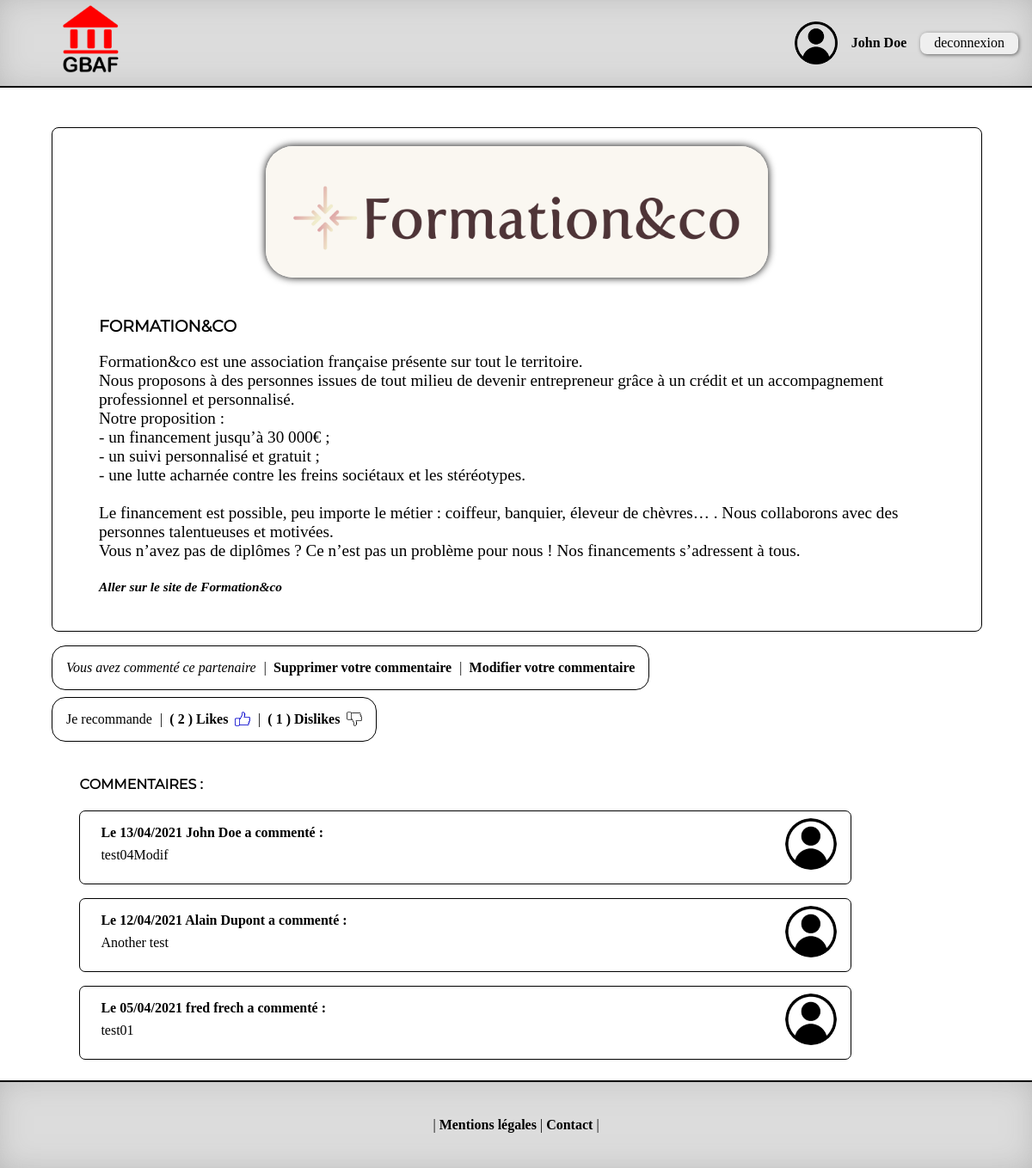
The app's page /public/acteur.php?actorid=1 (signed in) with its own data.
### tables this page shows
CREATE TABLE `actor` (
  `id_actor` int(11) NOT NULL,
  `actor` varchar(127) NOT NULL,
  `description` text NOT NULL,
  `logo` varchar(127) NOT NULL
);

CREATE TABLE `post` (
  `id_post` int(11) NOT NULL,
  `id_user` int(11) NOT NULL,
  `id_actor` int(11) NOT NULL,
  `datepost` datetime NOT NULL DEFAULT CURRENT_TIMESTAMP,
  `post` text NOT NULL
);

CREATE TABLE `main` (
  `id_user` int(11) NOT NULL,
  `nom` varchar(100) NOT NULL,
  `prenom` varchar(100) NOT NULL,
  `username` varchar(100) NOT NULL,
  `password` varchar(255) NOT NULL,
  `question` varchar(255) NOT NULL,
  `reponse` varchar(255) NOT NULL
);

### public/acteur.php (the view, shortened to what this page needs)
<!DOCTYPE html>
<html lang="fr">
	<head>
		<link rel="stylesheet" href="style.css" />
	</head>
	<body>
	<?php include("../includes/header.php"); ?>
	<div class="content acteur_content">
		<?php
		if(isset($_GET['actorid']) AND isset($_SESSION['username']) AND !empty($_GET['actorid']) AND !empty($_SESSION['username']))
		{
			$username = htmlspecialchars($_SESSION['username']);
			$actorid = htmlspecialchars($_GET['actorid']);
			require ("../includes/db.php");
			$result = $db->prepare('SELECT * FROM actor WHERE id_actor = :actorid');
			$result->execute(array('actorid' => $actorid));
			$data = $result->fetch();
			if(!$data)
			{
				header('location: accueil.php');
			}
			else
			{
			?>
				<section class="acteur_full">
			    	<div class="acteur_full_logo"><img src="logos/<?= $data['logo']; ?>" alt="logo <?= $data['actor']; ?>">
			    	</div>
			    	<div class="acteur_full_description">
				    	<h3><?php echo $data['actor']; ?></h3>
				    	<p><?php echo nl2br($data['description']); ?></p>
				    	<p><a class="acteur_linkweb" href="#"><?php echo "Aller sur le site de " . $data['actor']?></a></p>
				    </div>
				</section>
				<div class="acteur_like_com">
				    	<?php
		    				$result = $db->prepare('SELECT main.id_user, post.id_actor
													FROM main
													INNER JOIN post
													ON main.id_user = post.id_user
													WHERE username = :username
													AND id_actor = :actorid');
							$result->execute(array('username' => $username, 'actorid' => $actorid));
							$data = $result->fetch();
							if(!$data)
							{
								?>
									<a href="acteur.php?actorid=<?php echo $actorid; ?>&amp;add=1#new_post">Ajouter un commentaire</a>
								<?php
							}
							else
							{
								?>
									<div class="case_commented">
										<div class="case_commented_sub">
											<p>Vous avez commenté ce partenaire</p>
											<p class="separateur"> | </p>
											<a href="../control/cont_commentaire.php?actorid=<?php echo $actorid; ?>&amp;delete=1">Supprimer votre commentaire</a>
											<p class="separateur"> | </p>
											<a href="acteur.php?actorid=<?php echo $actorid; ?>&amp;mod=1#mod_post"> Modifier votre commentaire</a>
										</div>
									</div>
							<?php
							}
                            $result = $db->prepare('SELECT * FROM vote WHERE id_actor = :actorid AND rates = 1');
                            $result->execute(array('actorid' => $_GET['actorid']));
                            $likes_number = $result->rowCount();
                            $result = $db->prepare('SELECT * FROM vote WHERE id_actor = :actorid AND rates = 2');
                            $result->execute(array('actorid' => $_GET['actorid']));
                            $dislikes_number = $result->rowCount();
							$result = $db->prepare('SELECT id_user FROM main WHERE username = :username');
							$result->execute(array('username' => $username));
							$data = $result->fetch();
							$id_user = htmlspecialchars($data['id_user']);
							$result = $db->prepare('SELECT * FROM vote WHERE id_actor = :actorid AND id_user = :id_user AND rates = 1');
							$result->execute(array('actorid' => $actorid,'id_user' => $id_user));
							$likes = $result->fetch();
							$result = $db->prepare('SELECT * FROM vote WHERE id_actor = :actorid AND id_user = :id_user AND rates = 2');
							$result->execute(array('actorid' => $actorid,'id_user' => $id_user));
							$dislikes = $result->fetch();
							?>
							<div class="acteur_like" id='likes'>
								<div class="acteur_like_sub">
									<?php
									if($likes)
									{
									?>
										Je recommande<p class="separateur"> | </p>
					    				<a href="../control/cont_vote.php?actorid=<?php echo $actorid; ?>&vote=1#likes" title="like">( <?php echo $likes_number; ?> ) Likes<img src="logos/like_blue.png" class="like_button" alt="like_button"/></a>
					    			<?php
					    			}
					    			else
					    			{
					    			?>
					    				<a href="../control/cont_vote.php?actorid=<?php echo $actorid; ?>&vote=1#likes" title="like">( <?php echo $likes_number; ?> ) Likes <img src="logos/like.png" class="like_button" alt="like_button"/></a>
					    			<?php
					    			}
					    			?>
					    				<p class="separateur"> | </p>
					    			<?php
					    			if($dislikes)
	                                {
	                                ?>
	                                	<a href="../control/cont_vote.php?actorid=<?php echo $actorid; ?>&vote=2#likes"	title="dislike">( <?php echo $dislikes_number; ?> ) Dislikes<img src="logos/dislike_red.png" class="dislike_button" alt="dislike_button"/></a>
					    				<p class="separateur"> | </p>Je déconseille
					    			<?php
					    			}
					    			else
					    			{
					    			?>
					    				<a href="../control/cont_vote.php?actorid=<?php echo $actorid; ?>&vote=2#likes"	title="dislike">( <?php echo $dislikes_number; ?> ) Dislikes<img src="logos/dislike.png" class="dislike_button" alt="dislike_button"/></a>
					    			<?php
					    			}
					    			?>
				    			</div>
				    		</div>
				    </div>
				 <section class="post_section">
				 	<h4>Commentaires :</h4>
				 	<?php
				 	$result = $db->prepare('SELECT id_actor FROM post WHERE id_actor = :actorid');
					$result->execute(array('actorid' => $actorid));
					$data = $result->fetch();
					if(!$data)
					{
						?>
						<p> Pas encore de commentaire publié pour ce partenaire.</p>
						<?php
					}
					else
					{
					$result = $db->prepare('SELECT main.id_user, nom, prenom, post.id_user, id_actor, datepost, post
											FROM post
											INNER JOIN main
											ON main.id_user = post.id_user
											WHERE id_actor = :actorid
											ORDER BY datepost DESC');
					$result->execute(array('actorid' => $actorid));
					while($data = $result->fetch())
					{
						$nom = htmlspecialchars($data['nom']);
						$prenom = htmlspecialchars($data['prenom']);
						$date = preg_replace("#([0-9]{4})-([0-9]{2})-([0-9]{2}) ([0-9]{2}:[0-9]{2}:[0-9]{2})#","Le $3/$2/$1",$data['datepost']);
						$post = htmlspecialchars($data['post']);
						?>
				 			<div class="post">
				 				<div class="post_photo"><img src="logos/profil.png" alt="avatar"/></div>
				 				<p class="user_postref"><?php echo $date . " " . $prenom . " " . $nom . " a commenté :" ?></p>
				 				<p><?php echo nl2br($post); ?></p>
				 			</div>
			<?php
				 	}
				 }
			}
			?>
				</section>
				<?php
		}
		else
		{
			header('Location: connect.php');
		}
		?>
	</div>
	<?php include("../includes/footer.php"); ?>
	</body>
</html>

### includes/header.php
<header class="header_content">
	<div class="logo_gbaf">
		<a href="../public/accueil.php"><img src="../public/logos/gbaf.png" title="GBAF" alt="GBAF logo"/></a>
	</div>
	<?php
		if(isset($_SESSION['username']) AND !empty($_SESSION['username']))
		{
		$nom = htmlspecialchars($_SESSION['last_name']);
		$prenom = htmlspecialchars($_SESSION['first_name']);
	?>
			<div class="user_ref">
				<div class="user_photo">
					<a href="profil.php"><img src="logos/profil.png" alt="profil" title="Voir mon profil"/></a>
				</div>
				<div class="user_name">
					<a href="profil.php" title="Voir mon profil"><p><?= $prenom . ' ' . $nom; ?></p></a>
				</div>
				<form class="deconnection_form" action="../control/cont_deconnect.php" method="post"><input type="submit" value="deconnexion"/></form>
			</div>
	<?php
		}
		else
		{
	?>
	<div class="inscription_link">
			<a href="../public/inscription.php">S'inscrire</a><p>/</p><a href="../public/accueil.php">Se connecter</a>
	</div>
	<?php
		}
	?>
</header>

### includes/footer.php
<footer class="footer_content">
<p> | <a href="../public/mentions_legales.php"> Mentions légales </a> | <a href="../public/contact.php">Contact</a> | </p>
</footer>

### public/style.css (style rules this page uses)
html { scroll-behavior: smooth; font-family: Georgia; font-size:16px; }
body { margin:auto; height:1000px; }
h1, h2, h3, h4 { font-family: Montserrat; text-transform:uppercase; }
.content { min-height:80%; background:#ffffff; display:flex; flex-direction:column; }
.header_content { width:100%; height:10%; background:#dcdcdc; border-bottom:2px solid black; box-shadow :inset 0px 0px 40px -10px rgba(130, 130, 130, 0.50); display:flex; }
.logo_gbaf { height:90%; margin:auto; margin-left:5%; }
.logo_gbaf img { height:100%; width:auto; }
.user_ref { display:flex; justify-content:space-evenly; align-items:center; padding-right:1em; }
.user_photo { width:50px; height:50%; text-align:right; margin:auto; }
.user_photo img { height:100%; width:auto; transition: .4s; }
.inscription_link a,.user_name a { text-decoration:none; font-weight:bold; font-size:1em; color:#000; transition: .5s; }
.inscription_link a:hover,.user_name a:hover, { color: #195891; transition: .3s; }
.header_content p { display:inline-block; margin-right:1em; margin-left:1em; }
.deconnection_form input { font-family: Georgia; font-size:1em; padding:0.5px; padding-right:1em; padding-left:1em; border:none; border-radius:8px; box-shadow:1px 1px 4px 0px #666; min-height:25px; transition: .5s; }
.footer_content { width:100%; height:10%; background:#dcdcdc; border-top:2px solid black; box-shadow :inset 0px 0px 40px -10px rgba(130, 130, 130, 0.50); display:flex; }
.footer_content p { margin:auto; color:black; font-size:1em; }
.footer_content p a { text-decoration:none; font-weight:bold; color:black; transition: .5s; }
.acteur_linkweb { text-decoration:none; color:black; font-style: italic; font-weight:bold; font-size: 0.8em; transition: .5s; }
input::placeholder { font-style:italic; }
.acteur_content { padding: 2% 5%; }
.acteur_full { margin:auto; margin-top:2%; padding:0; width:100%; border: 1px solid black; border-radius:.5em; display:flex; flex-direction:column; margin-bottom:1em; }
.acteur_full_logo { text-align:center; padding:2% 5%; }
.acteur_full_logo img { max-width:60%; height:auto; border-radius:2em; box-shadow:0 0 10px black; }
.acteur_full_description { padding:2% 5%; padding-top:0; }
.acteur_full_description p { font-size:1.2em; }
.acteur_like_com { max-width:94%; font-size: 1em; display:flex; flex-wrap:wrap; margin-right: auto; align-items:center; margin-bottom:2em; }
.case_commented, .acteur_like_com > a, .acteur_like { margin-right:.5em; margin-bottom:.5em; display:inline-block; border:1px solid black; border-radius:1em; padding:1em; }
.case_commented_sub p { margin:auto; }
p.separateur { margin:auto; margin-right:.5em; margin-left:.5em; }
.acteur_like { justify-content:center; align-items:center; }
.acteur_like_com a { text-decoration:none; color:black; transition:.5s; font-weight:bold; }
.acteur_like_com p { font-style:italic; }
.acteur_like { display:inline-block; margin-bottom:0.5em; padding:1em; }
.acteur_like a { display:flex; flex-direction:row; }
.acteur_like_sub, .case_commented_sub { display:flex; }
.acteur_like_sub p { margin:auto; margin-right:.5em; margin-left:.5em; }
.like_button, .dislike_button { margin-left:.5em; display:inline-block; max-height:1.1em; width:auto; transition:ease-in-out; }
h4 { margin-top:0; margin-left:3%; }
.post { border-radius:7px; border:solid black 1px; padding:1em; padding-top:.5em; margin-top:1em; width:80%; margin-right:auto; margin-left:3%; }
.post_section p { margin:.5em; }
.user_postref { font-size:1em; font-weight:600; }
.post_photo img { max-height:60px; width:auto; border-radius:100%; float:right; position:relative; top:0px; }

### records on screen
actor: logo (picture), actor "FORMATION&CO", description "Formation&co est une association française présente sur tout le territoire. Nous proposons à des personnes issues de tout milieu de devenir entrepreneur grâce à un crédit et un accompagnement professionnel et personnalisé. Notre proposition : - un financement jusqu’à 30 000€ ; - un suivi personnalisé et gratuit ; - une lutte acharnée contre les freins sociétaux et les stéréotypes. Le financement est possible, peu importe le métier : coiffeur, banquier, éleveur de chèvres… . Nous collaborons avec des personnes talentueuses et motivées. Vous n’avez pas de diplômes ? Ce n’est pas un problème pour nous ! Nos financements s’adressent à tous.", actor "Formation&co"
post: datepost "Le 13/04/2021", id_user.prenom "John", id_user.nom "Doe", post "test04Modif"
post: datepost "Le 12/04/2021", id_user.prenom "Alain", id_user.nom "Dupont", post "Another test"
post: datepost "Le 05/04/2021", id_user.prenom "fred", id_user.nom "frech", post "test01"

### other values on screen
$prenom "John"
$nom "Doe"
$likes_number "2"
$dislikes_number "1"
